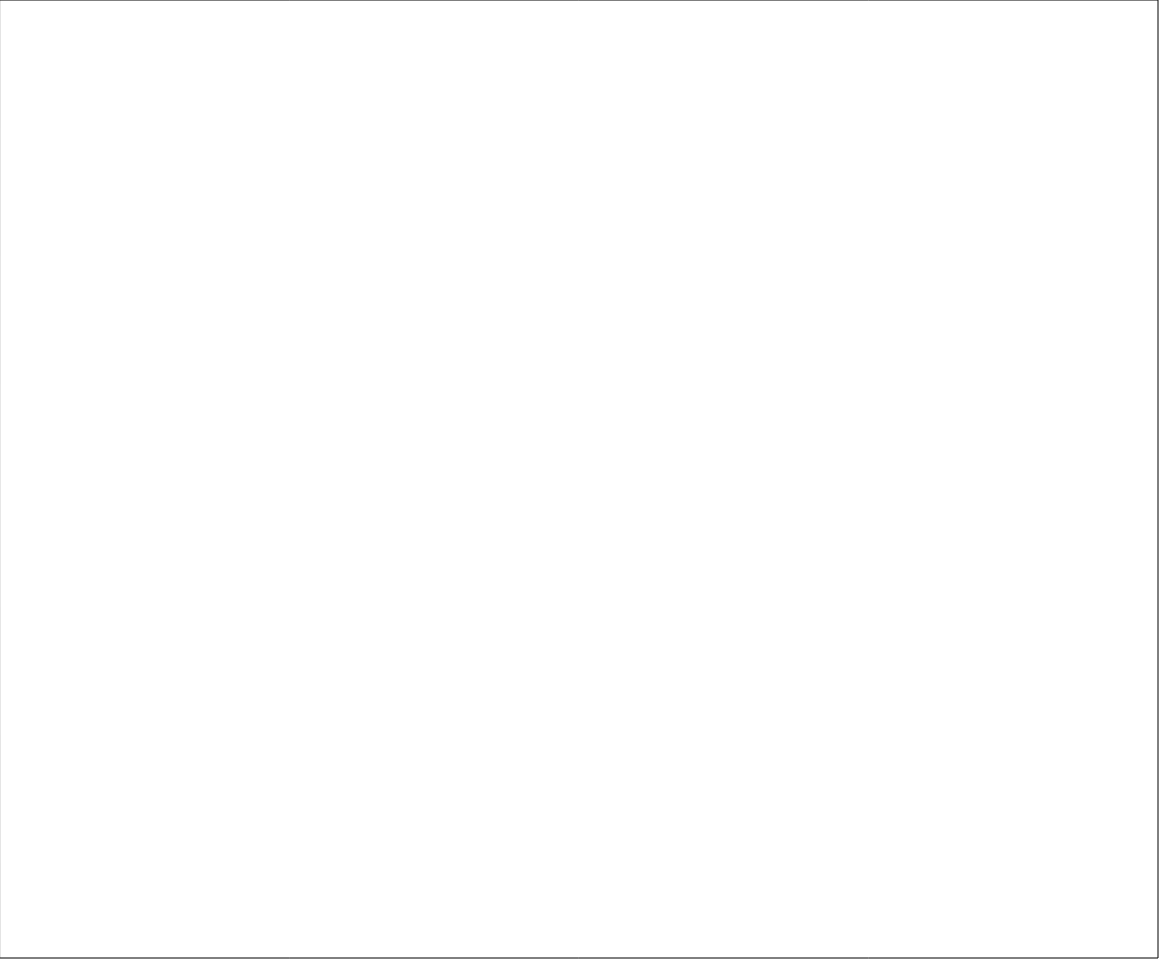
Frame 1 (no input)
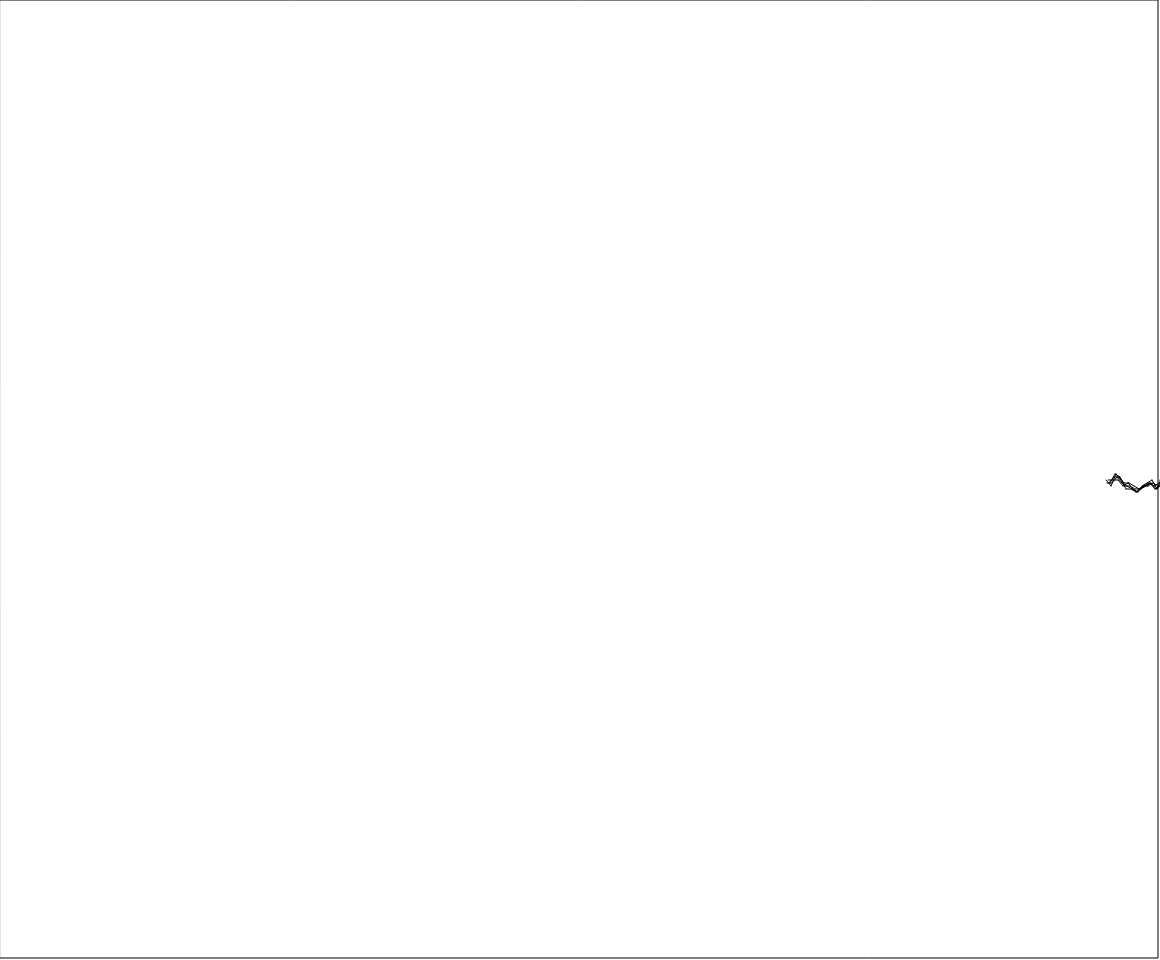
Frame 60 (no input)
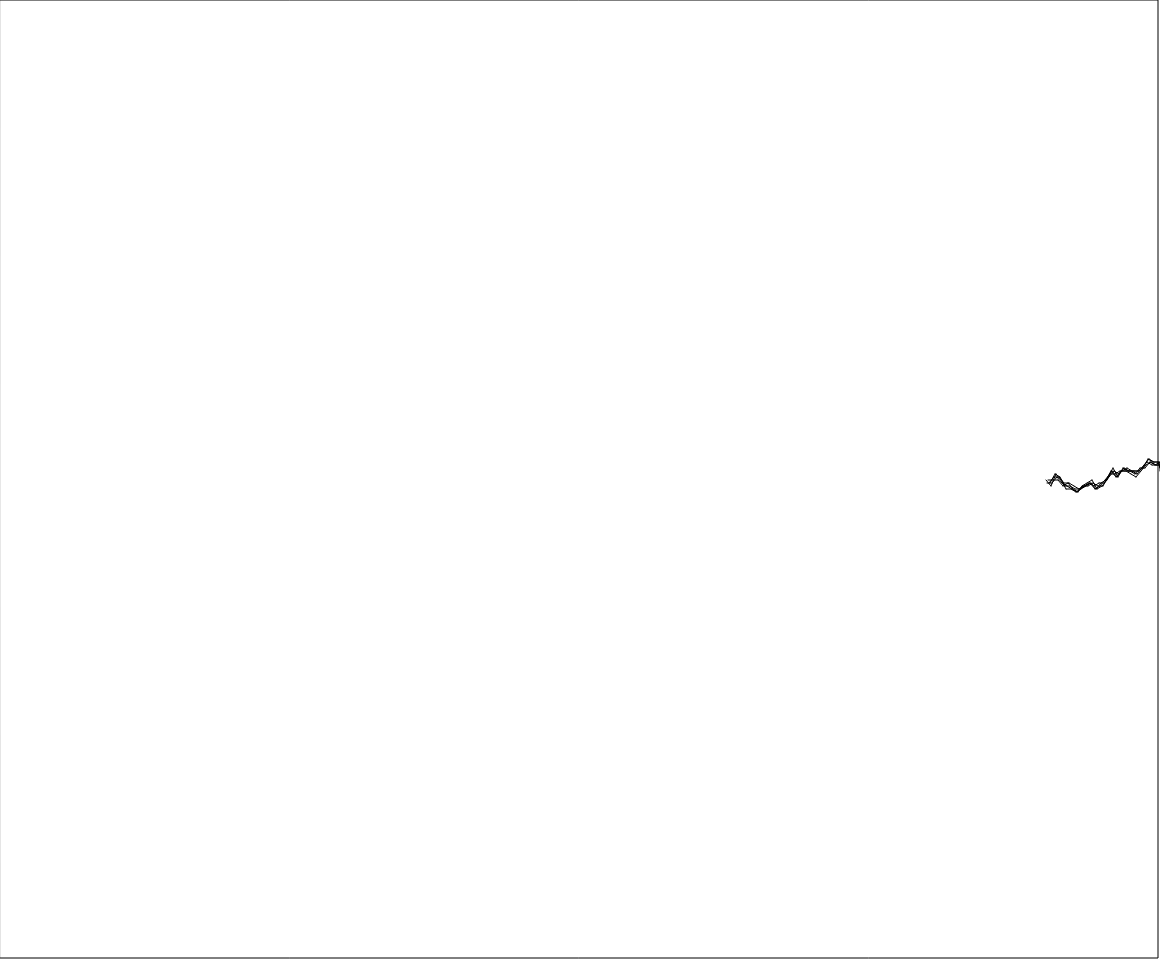
Frame 120 (the mouse pressed at the canvas centre since frame 60)

The p5.js sketch that drew these frames (run headless with seeded random() and noise() and a simulated clock; from frame 60 on, the mouse is pressed at the canvas centre):

// p5.js sketch
// ── sketch.js
var nodes = [];
var step = 1;
var jump = 3;
var source;
var winWidth;
var winHeight;

function setup() {

  winWidth = windowWidth - 40;
  winHeight = windowHeight - 40;
  createCanvas(winWidth, winHeight);
  background(255);

  stroke(0);
  line (20,20, 100, 100);

  source = new Node (winWidth, winHeight / 2.0);

}

function draw() {
  background (255);
  rect (0,0,winWidth - 2, winHeight - 2);

  nodes.push(new Node (source.x, source.y));

  source.move();

  for (var i = 0; i < nodes.length - 5; i++) {

    nodes[i].display (nodes[i + 5]);
    nodes[i].decrement (step);

    if (nodes[i].x < 0) {
      nodes.shift(); //remove from front of array
    }
  }
}

function Node(x, y) {
    this.x = x;
    this.y = y;

  this.display = function(pair) {
    line (this.x, this.y, pair.x, pair.y);
  };

  this.decrement = function(step) {
    this.x -= step;
  };

  this.move = function() { //only for source node
    var change = random([-1,0,1]);
    change *= jump;
    this.y += change;

    if (this.y > winHeight) {
      this.y = winHeight - jump;
    }
    if (this.y < 0) {
      this.y = 0 + jump;
    }
  };
}
